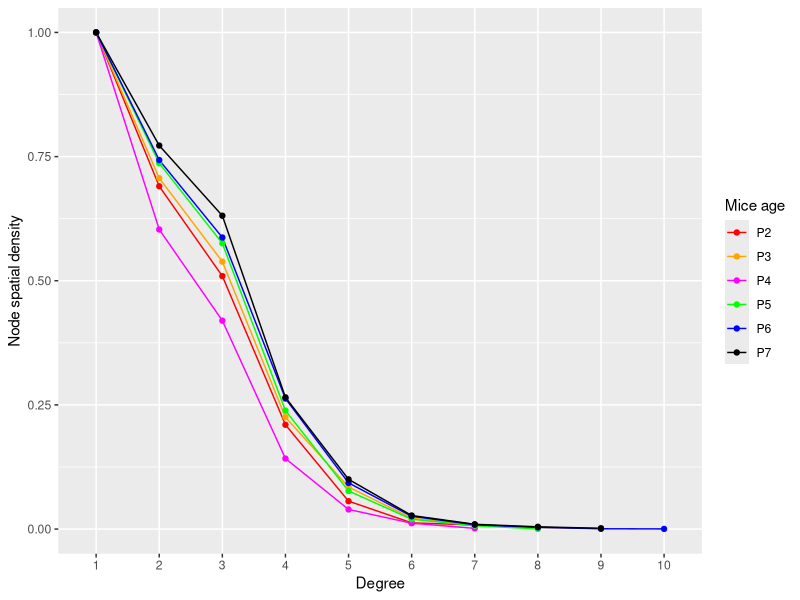

The R source for this figure: (Note: a time limit stopped this script after it produced the figure.)
library(tidyverse)
library(readxl)
library(igraph)

setwd("D:/STOR893-Zhang/vessel-network/feature_extraction/feature")

deg.dat.p2 = read_excel("p2-fro_degreedata.xlsx")
deg.dat.p3 = read_excel("p3-fro_degreedata.xlsx")
deg.dat.p4 = read_excel("p4-fro_degreedata.xlsx")
deg.dat.p5 = read_excel("p5-fro_degreedata.xlsx")
deg.dat.p6 = read_excel("p6-fro_degreedata.xlsx")
deg.dat.p7 = read_excel("p7-fro_degreedata.xlsx")

deg_density = function(x,i){
  degree = x$degree
  deg_density = table(degree)[max(degree):1] %>%
    prop.table() %>%
    cumsum() %>%
    rev()
  dt.frame = data.frame(miceage = rep(paste0("P",i,sep=""),max(degree)),
                        degree = 1:max(degree), 
                        density = deg_density)
  
  return(dt.frame)
}

deg.density.p2 = deg_density(deg.dat.p2,2)
deg.density.p3 = deg_density(deg.dat.p3,3)
deg.density.p4 = deg_density(deg.dat.p4,4)
deg.density.p5 = deg_density(deg.dat.p5,5)
deg.density.p6 = deg_density(deg.dat.p6,6)
deg.density.p7 = deg_density(deg.dat.p7,7)
deg_spatial_density = rbind(deg.density.p2,
                            deg.density.p3,
                            deg.density.p4,
                            deg.density.p5,
                            deg.density.p6,
                            deg.density.p7)

deg_spatial_density$miceage = as.factor(deg_spatial_density$miceage)
deg_spatial_density$degree = as.factor(deg_spatial_density$degree)
G.spatial = ggplot(deg_spatial_density, aes(x = degree, y = density, color = miceage, group = miceage)) +
  geom_line() +
  geom_point() +
  labs(x = "Degree",
       y = "Node spatial density") +
  scale_color_manual(name="Mice age",values=c("red","orange","magenta","green","blue","black"))

G.spatial

# y = Density of branching points exceeds degree x
# x = Number k of vessels branching out from single node


all.dat.p2 = read_excel("p2-fro_alldata.xlsx")
all.dat.p3 = read_excel("p3-fro_alldata.xlsx")
all.dat.p4 = read_excel("p4-fro_alldata.xlsx")
all.dat.p5 = read_excel("p5-fro_alldata.xlsx")
all.dat.p6 = read_excel("p6-fro_alldata.xlsx")
all.dat.p7 = read_excel("p7-fro_alldata.xlsx")
all.dat.p7.x0 = read_excel("p7-x 0_alldata.xlsx")
all.dat.N.129 = read_excel("N_129__alldata.xlsx")


Adj_mat_generate = function(x){
  
  data.tmp = x
  
  identified_nodes_key = sort(unique(rbind(data.tmp$node1,data.tmp$node2)[2,]),decreasing=TRUE)
  node1 = sort(x$node1,decreasing=TRUE)
  node2 = sort(x$node2,decreasing=TRUE)
  
  d = length(identified_nodes_key)
  Adj_mat = matrix(NA,nrow=d,ncol=d)
  rownames(Adj_mat) = identified_nodes_key
  colnames(Adj_mat) = identified_nodes_key
  
  for (i in 1:d){
    j = 1;
    while ( j <= i ){
      if (i == j){
        Adj_mat[i,j] = 0
      }
      else{
        
        key.from = identified_nodes_key[i]
        key.to = identified_nodes_key[j]
        
        Adj_mat[i,j] = length(node1[which(node1 == key.from & node2 == key.to)])
        Adj_mat[j,i] = Adj_mat[i,j]
        
      }
      j = j+1
    }
    # Ticker: can be commentized
    print(i)
  }
  
  return(list(Adj_mat))
}

p2.clean = Adj_mat_generate(all.dat.p2)
p3.clean = Adj_mat_generate(all.dat.p3)
p4.clean = Adj_mat_generate(all.dat.p4)
p5.clean = Adj_mat_generate(all.dat.p5)
p6.clean = Adj_mat_generate(all.dat.p6)
p7.clean = Adj_mat_generate(all.dat.p7)

G2 = graph_from_adjacency_matrix(p2.clean[[1]],mode="undirected")
G3 = graph_from_adjacency_matrix(p3.clean[[1]],mode="undirected")
G4 = graph_from_adjacency_matrix(p4.clean[[1]],mode="undirected")
G5 = graph_from_adjacency_matrix(p5.clean[[1]],mode="undirected")
G6 = graph_from_adjacency_matrix(p6.clean[[1]],mode="undirected")
G7 = graph_from_adjacency_matrix(p7.clean[[1]],mode="undirected")

# Same information as spatial density of nodes.
dt.degree.p2 = data.frame(as.data.frame(table(degree(G2))), P=rep("P2",length(table(degree(G2)))))
dt.degree.p3 = data.frame(as.data.frame(table(degree(G3))), P=rep("P3",length(table(degree(G3)))))
dt.degree.p4 = data.frame(as.data.frame(table(degree(G4))), P=rep("P4",length(table(degree(G4)))))
dt.degree.p5 = data.frame(as.data.frame(table(degree(G5))), P=rep("P5",length(table(degree(G5)))))
dt.degree.p6 = data.frame(as.data.frame(table(degree(G6))), P=rep("P6",length(table(degree(G6)))))
dt.degree.p7 = data.frame(as.data.frame(table(degree(G7))), P=rep("P7",length(table(degree(G7)))))
dt.degree = rbind(dt.degree.p2,dt.degree.p3,dt.degree.p4,dt.degree.p5,dt.degree.p6,dt.degree.p7)
names(dt.degree) = c("Deg","Freq","P")


G.deg = ggplot(dt.degree, aes(y=Freq,x=factor(Deg),color=factor(P),group=factor(P))) +
          ylab("Frequency") +
          scale_x_discrete(name ="Degree", limits=c("0","1","2","3","4","5","6","7","8","9","10")) + 
          scale_color_manual(name="Mice age",values=c("red","orange","magenta","green","blue","black")) +
          geom_line()+
          geom_point()
G.deg

par(mar=c(1,1,1,1))
par(mfrow=c(2,3))
plot(G2,vertex.label=NA,vertex.size=1,vertex.color="red",main="P2")
plot(G3,vertex.label=NA,vertex.size=1,vertex.color="orange",main="P3")
plot(G4,vertex.label=NA,vertex.size=1,vertex.color="magenta",main="P4")
plot(G5,vertex.label=NA,vertex.size=1,vertex.color="green",main="P5")
plot(G6,vertex.label=NA,vertex.size=1,vertex.color="blue",main="P6")
plot(G7,vertex.label=NA,vertex.size=1,vertex.color="black",main="P7")


# Run clustering by edge betweenness:
Cl.betw.2 = cluster_edge_betweenness(graph=G2)
Cl.betw.3 = cluster_edge_betweenness(graph=G3)
Cl.betw.4 = cluster_edge_betweenness(graph=G4)
Cl.betw.5 = cluster_edge_betweenness(graph=G5)
Cl.betw.6 = cluster_edge_betweenness(graph=G6)
Cl.betw.7 = cluster_edge_betweenness(graph=G7)

# Number of groups
length(sort(unique(Cl.betw.2$membership),decreasing=FALSE))
length(sort(unique(Cl.betw.3$membership),decreasing=FALSE))
length(sort(unique(Cl.betw.4$membership),decreasing=FALSE))
length(sort(unique(Cl.betw.5$membership),decreasing=FALSE))
length(sort(unique(Cl.betw.6$membership),decreasing=FALSE))
length(sort(unique(Cl.betw.7$membership),decreasing=FALSE))

# Per each group, how many members are joining
dt.membership.p2 = data.frame(as.data.frame(table(Cl.betw.2$membership)), 
                              P=rep("P2",length(table(Cl.betw.2$membership))))
dt.membership.p3 = data.frame(as.data.frame(table(Cl.betw.3$membership)), 
                              P=rep("P3",length(table(Cl.betw.3$membership))))
dt.membership.p4 = data.frame(as.data.frame(table(Cl.betw.4$membership)), 
                              P=rep("P4",length(table(Cl.betw.4$membership))))
dt.membership.p5 = data.frame(as.data.frame(table(Cl.betw.5$membership)), 
                              P=rep("P5",length(table(Cl.betw.5$membership))))
dt.membership.p6 = data.frame(as.data.frame(table(Cl.betw.6$membership)), 
                              P=rep("P6",length(table(Cl.betw.6$membership))))
dt.membership.p7 = data.frame(as.data.frame(table(Cl.betw.7$membership)), 
                              P=rep("P7",length(table(Cl.betw.7$membership))))
dt.membership = rbind(dt.membership.p2,
                      dt.membership.p3,
                      dt.membership.p4,
                      dt.membership.p5,
                      dt.membership.p6,
                      dt.membership.p7)
names(dt.membership) = c("Membership","Freq","P")

G.membership = ggplot(dt.membership, aes(y=Freq,x=factor(Membership),color=factor(P))) +
  scale_x_discrete(breaks=seq(1,190,10))+
  ylab("Frequency") +
  xlab("Membership") + 
  scale_color_manual(name="Mice age",values=c("red","orange","magenta","green","black","blue")) +
  geom_point(cex=2)
G.membership

# Addtional plots for the above
par(mar=c(5,5,5,5))
plot(table(Cl.betw.2$membership))
plot(table(Cl.betw.3$membership))
plot(table(Cl.betw.4$membership))
plot(table(Cl.betw.5$membership))
plot(table(Cl.betw.6$membership))
plot(table(Cl.betw.7$membership))


# Final plots after clustering
par(mar=c(0,0,0,0))
plot(Cl.betw.2,G2,vertex.label=NA,vertex.size=1) 
plot(Cl.betw.3,G3,vertex.label=NA,vertex.size=1) 
plot(Cl.betw.4,G4,vertex.label=NA,vertex.size=1) 
plot(Cl.betw.5,G5,vertex.label=NA,vertex.size=1) 
plot(Cl.betw.6,G6,vertex.label=NA,vertex.size=1) 
plot(Cl.betw.7,G7,vertex.label=NA,vertex.size=1) 

# Run clustering by edge betweenness:
Cl.louvain.2 = cluster_louvain(graph=G2)
Cl.louvain.3 = cluster_louvain(graph=G3)
Cl.louvain.4 = cluster_louvain(graph=G4)
Cl.louvain.5 = cluster_louvain(graph=G5)
Cl.louvain.6 = cluster_louvain(graph=G6)
Cl.louvain.7 = cluster_louvain(graph=G7)

# Number of groups
length(sort(unique(Cl.louvain.2$membership),decreasing=FALSE))
length(sort(unique(Cl.louvain.3$membership),decreasing=FALSE))
length(sort(unique(Cl.louvain.4$membership),decreasing=FALSE))
length(sort(unique(Cl.louvain.5$membership),decreasing=FALSE))
length(sort(unique(Cl.louvain.6$membership),decreasing=FALSE))
length(sort(unique(Cl.louvain.7$membership),decreasing=FALSE))

# Per each group, how many members are joining
dt.membership.louvain.p2 = data.frame(as.data.frame(table(Cl.louvain.2$membership)), 
                              P=rep("P2",length(table(Cl.louvain.2$membership))))
dt.membership.louvain.p3 = data.frame(as.data.frame(table(Cl.louvain.3$membership)), 
                              P=rep("P3",length(table(Cl.louvain.3$membership))))
dt.membership.louvain.p4 = data.frame(as.data.frame(table(Cl.louvain.4$membership)), 
                              P=rep("P4",length(table(Cl.louvain.4$membership))))
dt.membership.louvain.p5 = data.frame(as.data.frame(table(Cl.louvain.5$membership)), 
                              P=rep("P5",length(table(Cl.louvain.5$membership))))
dt.membership.louvain.p6 = data.frame(as.data.frame(table(Cl.louvain.6$membership)), 
                              P=rep("P6",length(table(Cl.louvain.6$membership))))
dt.membership.louvain.p7 = data.frame(as.data.frame(table(Cl.louvain.7$membership)), 
                              P=rep("P7",length(table(Cl.louvain.7$membership))))
dt.membership.louvain = rbind(dt.membership.louvain.p2,
                      dt.membership.louvain.p3,
                      dt.membership.louvain.p4,
                      dt.membership.louvain.p5,
                      dt.membership.louvain.p6,
                      dt.membership.louvain.p7)
names(dt.membership.louvain) = c("Membership","Freq","P")

G.membership.louvain = ggplot(dt.membership.louvain, aes(y=Freq,x=factor(Membership),color=factor(P))) +
  scale_x_discrete(breaks=seq(1,190,10))+
  ylab("Frequency") +
  xlab("Membership") + 
  scale_color_manual(name="Mice age",values=c("red","orange","magenta","green","black","blue")) +
  geom_point(cex=2)
G.membership.louvain

# Addtional plots for the above
par(mar=c(5,5,5,5))
plot(table(Cl.louvain.2$membership))
plot(table(Cl.louvain.3$membership))
plot(table(Cl.louvain.4$membership))
plot(table(Cl.louvain.5$membership))
plot(table(Cl.louvain.6$membership))
plot(table(Cl.louvain.7$membership))


# Final plots after clustering
par(mar=c(0,0,0,0))
plot(Cl.louvain.2,G2,vertex.label=NA,vertex.size=1) 
plot(Cl.louvain.3,G3,vertex.label=NA,vertex.size=1) 
plot(Cl.louvain.4,G4,vertex.label=NA,vertex.size=1) 
plot(Cl.louvain.5,G5,vertex.label=NA,vertex.size=1) 
plot(Cl.louvain.6,G6,vertex.label=NA,vertex.size=1) 
plot(Cl.louvain.7,G7,vertex.label=NA,vertex.size=1) 


###################################################################

set.seed(1234)
dt.resample.p2 = sample(x=deg.dat.p2$nodes,size=length(deg.dat.p2$nodes),prob=deg.dat.p2$degree/sum(deg.dat.p2$degree),replace=TRUE)
dt.resample.p3 = sample(x=deg.dat.p3$nodes,size=length(deg.dat.p3$nodes),prob=deg.dat.p3$degree/sum(deg.dat.p3$degree),replace=TRUE)
dt.resample.p4 = sample(x=deg.dat.p4$nodes,size=length(deg.dat.p4$nodes),prob=deg.dat.p4$degree/sum(deg.dat.p4$degree),replace=TRUE)
dt.resample.p5 = sample(x=deg.dat.p5$nodes,size=length(deg.dat.p5$nodes),prob=deg.dat.p5$degree/sum(deg.dat.p5$degree),replace=TRUE)
dt.resample.p6 = sample(x=deg.dat.p6$nodes,size=length(deg.dat.p6$nodes),prob=deg.dat.p6$degree/sum(deg.dat.p6$degree),replace=TRUE)
dt.resample.p7 = sample(x=deg.dat.p7$nodes,size=length(deg.dat.p7$nodes),prob=deg.dat.p7$degree/sum(deg.dat.p7$degree),replace=TRUE)

plot(table(dt.resample.p2))
plot(table(dt.resample.p3))
plot(table(dt.resample.p4))
plot(table(dt.resample.p5))
plot(table(dt.resample.p6))
plot(table(dt.resample.p7))


###################################################################

setwd("D:/STOR893-Zhang/vessel-network/network graph/")
save.image("Data.basic.network.RData")


# Cluster_walktrap = cluster_walktrap(graph=G)
# Cluster_louvain = cluster_louvain(graph=G)
# sort(unique(Cluster_walktrap$membership),decreasing=FALSE)
# sort(unique(Cluster_louvain$membership),decreasing=FALSE)
# plot(table(Cluster_walktrap$membership))
# plot(table(Cluster_louvain$membership))
# plot(Cluster_walktrap,G,vertex.label=NA,vertex.size=5)
# plot(Cluster_louvain,G,vertex.label=NA,vertex.size=5) 
